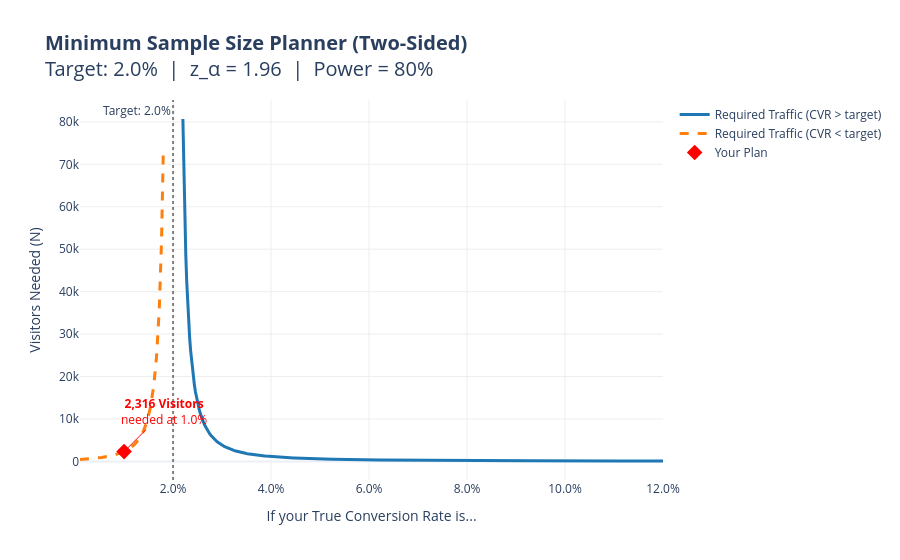

The code cell stored with this chart in its notebook:
### Markdown cell above
# Minimum Sample Size Calculation

**Method:** Frequentist z-test for a single proportion (normal approximation to the binomial)

---

$$N = \frac{(z_{\alpha} + z_{\beta})^2 \cdot [\hat{p}(1-\hat{p}) + p_0(1-p_0)]}{(\hat{p} - p_0)^2}$$

---

| Symbol | Meaning |
|--------|---------|
| $N$ | Minimum sample size (visitors) needed |
| $z_{\alpha}$ | z-score for desired confidence level (Type I error) |
| $z_{\beta}$ | z-score for desired statistical power (Type II error) |
| $\hat{p}$ | Expected (true) conversion rate |
| $p_0$ | Target benchmark conversion rate |

### z-score by test type

| Test Type | $z_{\alpha}$ | $\alpha$ | Use when... |
|-----------|-----|----------|-------------|
| **One-sided** | 1.65 | 0.05 (one tail) | You only need to detect CVR **above** target |
| **Two-sided** | 1.96 | 0.025 (each tail) | CVR could be **above or below** target |

### Common power levels

| Power | $z_{\beta}$ | Use when... |
|-------|-------------|-------------|
| 80% | 0.84 | **Standard.** 再テスト可能な場面（A/Bテスト、フェイクドア等）。見逃してもやり直せる |
| 90% | 1.28 | **Conservative.** 再テストが高コスト（時間・予算）、または判断を覆しにくい場面 |
| 95% | 1.65 | **Strict.** 見逃しが重大な損失になる場面（医療試験、大規模投資判断）。80%の約1.5〜2倍の訪問者が必要 |

### Code cell
import numpy as np
import plotly.graph_objects as go
from scipy.stats import norm

def calculate_min_sample_size(target_cvr, expected_cvr, two_sided=False, alpha=0.05, power=0.80):
    """
    Calculates the minimum sample size needed to detect a difference
    between expected_cvr and target_cvr with specified confidence and power.

    Statistical method: Frequentist z-test for a single proportion.

    Parameters:
        target_cvr:   The benchmark / minimum viable conversion rate.
        expected_cvr: The conversion rate you believe is the true rate.
        two_sided:    False (default) → one-sided test | True → two-sided test
        alpha:        Significance level (default 0.05 → 95% confidence)
        power:        Statistical power (default 0.80 → 80% chance of detecting a real effect)
    """

    # 1. Validation Logic
    if expected_cvr == target_cvr:
        print(f"❌ ERROR: Expected CVR ({expected_cvr:.1%}) cannot equal Target ({target_cvr:.1%}). There must be a difference to detect.")
        return
    if two_sided is False and expected_cvr <= target_cvr:
        print(f"❌ ERROR: For a one-sided test, Expected CVR ({expected_cvr:.1%}) must be HIGHER than Target ({target_cvr:.1%}).")
        print(f"   ➡ Use two_sided=True if you want to detect a difference in either direction.")
        return

    # 2. Derive z-scores from alpha and power (dynamic, universal)
    z_alpha = norm.ppf(1 - alpha / 2) if two_sided else norm.ppf(1 - alpha)
    z_beta = norm.ppf(power)
    test_label = "Two-Sided" if two_sided else "One-Sided"

    # 3. The Formula: N = (z_α + z_β)² × [p̂(1-p̂) + p₀(1-p₀)] / (p̂ - p₀)²
    z_sum = z_alpha + z_beta
    z_sum_squared = z_sum ** 2
    var_expected = expected_cvr * (1 - expected_cvr)
    var_target = target_cvr * (1 - target_cvr)
    pooled_variance = var_expected + var_target
    effect = expected_cvr - target_cvr
    denominator = effect ** 2

    required_n = int(np.ceil(z_sum_squared * pooled_variance / denominator))

    # 4. Print Results
    print(f"--- SAMPLE SIZE PLANNER ({test_label}) ---")
    print(f"手法   : 頻度論 z検定（正規近似による単一比率の検定）")
    print(f"         正規近似 = 観測データが十分多いとき、二項分布を")
    print(f"         正規分布で近似し、z値で判定する手法。")
    print(f"KPI    : コンバージョン率（CVR）")
    print(f"目標   : 事業成立ライン {target_cvr:.1%}")
    print(f"-" * 55)

    # Alpha derivation — concrete scenario
    if two_sided:
        alpha_input = f"1 - {alpha}/2"
        alpha_ppf_input = 1 - alpha / 2
    else:
        alpha_input = f"1 - {alpha}"
        alpha_ppf_input = 1 - alpha
    print(f"α (有意水準): {alpha} → 信頼度 {1 - alpha:.0%}")
    print(f"z_α = PPF({alpha_input}) = PPF({alpha_ppf_input}) = {z_alpha:.4f}")
    print(f"  α が守るもの = 誤検出の防止（Type I Error / 偽陽性）")
    print(f"  シナリオ: 真のCVRは実は{target_cvr:.1%}（差がない）")
    print(f"  リスク  : たまたまのデータ偏りで「{expected_cvr:.1%}と差がある！」と誤判定")
    print(f"  α の役割: この間違いを犯す確率を {alpha:.0%} 以下に抑える")
    print()

    # Power derivation — concrete scenario
    print(f"Power (検出力): {power:.0%}  （β = {1 - power:.0%}）")
    print(f"z_β = PPF({power}) = {z_beta:.4f}")
    print(f"  Power が守るもの = 見逃しの防止（Type II Error / 偽陰性）")
    print(f"  シナリオ: 真のCVRは本当に{expected_cvr:.1%}（差がある）")
    print(f"  リスク  : データが足りず「{target_cvr:.1%}と差があるとは言えない」と見逃す")
    print(f"  Power の役割: この見逃しを {1 - power:.0%} 以下に抑える（= {power:.0%}で正しく検出）")
    print(f"-" * 55)

    # Formula step-by-step
    print(f"N = (z_α + z_β)² × [p̂(1-p̂) + p₀(1-p₀)] / (p̂ - p₀)²")
    print()
    print(f"  z_α + z_β = {z_alpha:.4f} + {z_beta:.4f} = {z_sum:.4f}")
    print(f"  (z_α + z_β)² = {z_sum:.4f}² = {z_sum_squared:.4f}")
    print()
    print(f"  p̂(1-p̂) = {expected_cvr}×{1-expected_cvr} = {var_expected:.6f}")
    print(f"  p₀(1-p₀) = {target_cvr}×{1-target_cvr} = {var_target:.6f}")
    print(f"  pooled   = {var_expected:.6f} + {var_target:.6f} = {pooled_variance:.6f}")
    print()
    print(f"  (p̂ - p₀)² = ({expected_cvr} - {target_cvr})² = {effect}² = {denominator}")
    print()
    print(f"  N = {z_sum_squared:.4f} × {pooled_variance:.6f} / {denominator}")
    print(f"    = {z_sum_squared * pooled_variance:.4f} / {denominator}")
    print(f"    = {z_sum_squared * pooled_variance / denominator:.1f}")
    print(f"    ≈ {required_n:,} visitors")
    print(f"-" * 55)

    # Interpretation
    print()
    if two_sided:
        print(f"解釈 : 真のCVRが{expected_cvr:.1%}であるとき、{target_cvr:.1%}との差を")
        print(f"       {1-alpha:.0%}の信頼度かつ{power:.0%}の検出力で検出するには")
        print(f"       少なくとも {required_n:,}人 の訪問者が必要。")
        print(f"       （どちらの方向の差も検出する両側検定）")
    else:
        print(f"解釈 : 真のCVRが{expected_cvr:.1%}であるとき、{target_cvr:.1%}を上回ることを")
        print(f"       {1-alpha:.0%}の信頼度かつ{power:.0%}の検出力で証明するには")
        print(f"       少なくとも {required_n:,}人 の訪問者が必要。")
        print(f"       （上方向のみ検出する片側検定）")

    # 5. Generate Data for the 'Planning Curve'
    offset_range = 0.10
    x_values = np.linspace(target_cvr + 0.002, target_cvr + offset_range, 500)
    y_values = (z_sum_squared * (x_values * (1 - x_values) + target_cvr * (1 - target_cvr))) / ((x_values - target_cvr) ** 2)

    # For two-sided, also show the below-target curve
    if two_sided:
        x_below = np.linspace(max(0.001, target_cvr - offset_range), target_cvr - 0.002, 500)
        y_below = (z_sum_squared * (x_below * (1 - x_below) + target_cvr * (1 - target_cvr))) / ((x_below - target_cvr) ** 2)

    # 6. Create Interactive Plotly Graph
    fig = go.Figure()

    primary_blue = '#1f77b4'
    below_orange = '#ff7f0e'

    # A. Above-target curve
    fig.add_trace(go.Scatter(
        x=x_values, y=y_values,
        mode='lines',
        name='Required Traffic (CVR > target)',
        line=dict(color=primary_blue, width=3)
    ))

    # B. Below-target curve (two-sided only)
    if two_sided:
        fig.add_trace(go.Scatter(
            x=x_below, y=y_below,
            mode='lines',
            name='Required Traffic (CVR < target)',
            line=dict(color=below_orange, width=3, dash='dash')
        ))

    # C. Your Specific Point
    fig.add_trace(go.Scatter(
        x=[expected_cvr], y=[required_n],
        mode='markers',
        name='Your Plan',
        marker=dict(color='red', size=12, symbol='diamond')
    ))

    # D. Target reference line
    fig.add_vline(
        x=target_cvr, line_dash="dot", line_color="gray",
        annotation_text=f"Target: {target_cvr:.1%}",
        annotation_position="top left"
    )

    # E. Layout
    fig.update_layout(
        title=dict(
            text=f"<b>Minimum Sample Size Planner ({test_label})</b><br>Target: {target_cvr:.1%}  |  z_α = {z_alpha:.2f}  |  Power = {power:.0%}",
            font=dict(size=20)
        ),
        xaxis_title="If your True Conversion Rate is...",
        yaxis_title="Visitors Needed (N)",
        xaxis=dict(tickformat=".1%", showgrid=True, gridcolor='#eee'),
        yaxis=dict(showgrid=True, gridcolor='#eee'),
        template="plotly_white",
        showlegend=True,
        plot_bgcolor='rgba(0,0,0,0)'
    )

    fig.add_annotation(
        x=expected_cvr, y=required_n,
        text=f"<b>{required_n:,} Visitors</b><br>needed at {expected_cvr:.1%}",
        ax=40, ay=-40,
        font=dict(size=12, color="red"),
        arrowcolor="red"
    )

    fig.show()


# ==========================================
# ENTER YOUR DATA HERE
# ==========================================
# Toggle: two_sided=False (one-sided) | two_sided=True (two-sided)

# TWO-SIDED: "CVR could be above or below 1%, detect either."
calculate_min_sample_size(target_cvr=0.02, expected_cvr=0.01, two_sided=True)

# ONE-SIDED: "I believe CVR is above 1%, prove it."
# calculate_min_sample_size(target_cvr=0.01, expected_cvr=0.02, two_sided=False)

### Figure 1 — Plotly figure (JSON) as saved in the notebook; plotly's stock layout.template omitted (floating-point values rounded to 4 significant figures; data arrays with more than 128 entries replaced by an {"elided": "..."} marker saying what was removed)
{"data": [{"line": {"color": "#1f77b4", "width": 3}, "mode": "lines", "name": "Required Traffic (CVR > target)", "type": "scatter", "x": {"elided": "500 float values"}, "y": {"elided": "500 float values"}}, {"line": {"color": "#ff7f0e", "dash": "dash", "width": 3}, "mode": "lines", "name": "Required Traffic (CVR < target)", "type": "scatter", "x": {"elided": "500 float values"}, "y": {"elided": "500 float values"}}, {"marker": {"color": "red", "size": 12, "symbol": "diamond"}, "mode": "markers", "name": "Your Plan", "type": "scatter", "x": [0.01], "y": [2316]}], "layout": {"annotations": [{"showarrow": false, "text": "Target: 2.0%", "x": 0.02, "xanchor": "right", "xref": "x", "y": 1, "yanchor": "top", "yref": "y domain"}, {"arrowcolor": "red", "ax": 40, "ay": -40, "font": {"color": "red", "size": 12}, "text": "<b>2,316 Visitors</b><br>needed at 1.0%", "x": 0.01, "y": 2316}], "plot_bgcolor": "rgba(0,0,0,0)", "shapes": [{"line": {"color": "gray", "dash": "dot"}, "type": "line", "x0": 0.02, "x1": 0.02, "xref": "x", "y0": 0, "y1": 1, "yref": "y domain"}], "showlegend": true, "title": {"font": {"size": 20}, "text": "<b>Minimum Sample Size Planner (Two-Sided)</b><br>Target: 2.0%  |  z_α = 1.96  |  Power = 80%"}, "xaxis": {"gridcolor": "#eee", "showgrid": true, "tickformat": ".1%", "title": {"text": "If your True Conversion Rate is..."}}, "yaxis": {"gridcolor": "#eee", "showgrid": true, "title": {"text": "Visitors Needed (N)"}}}}
